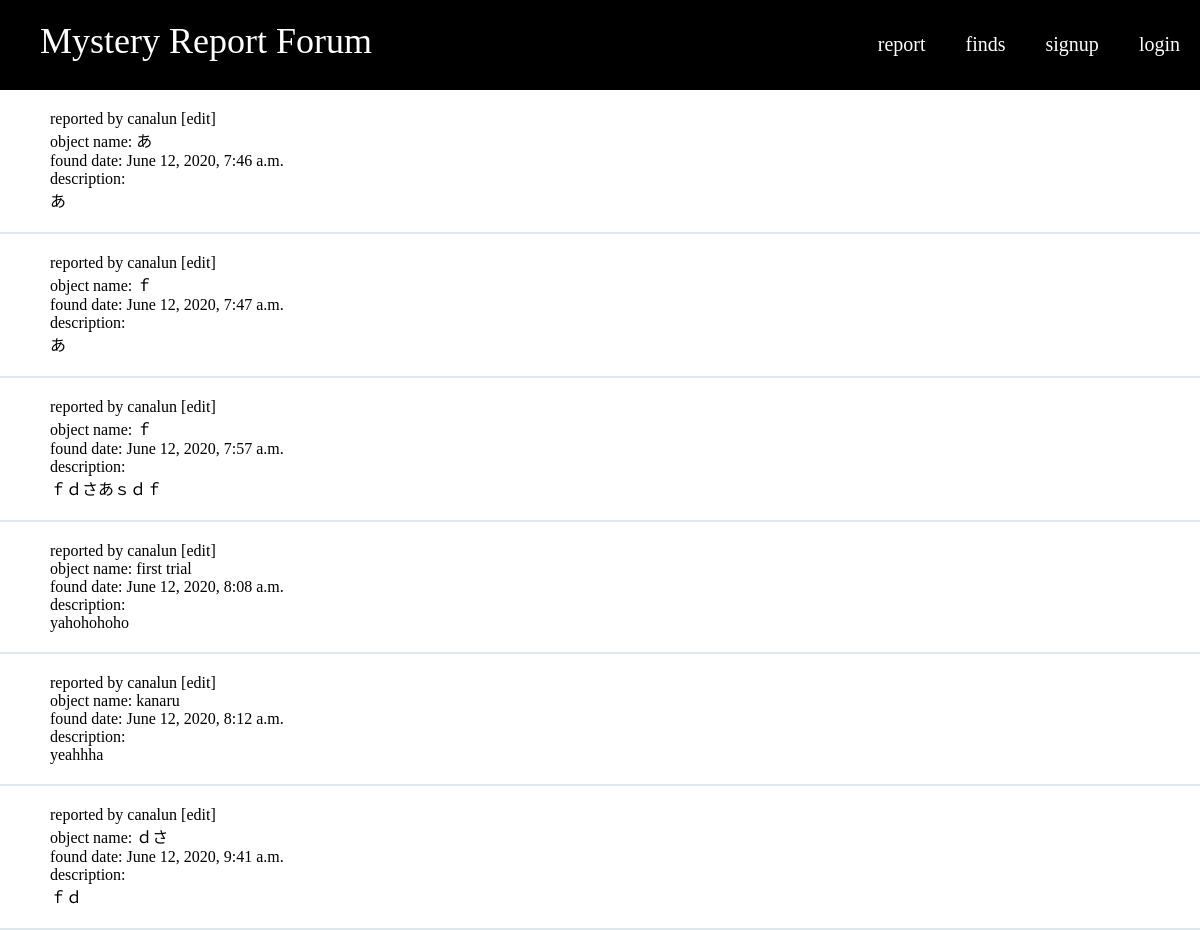
Page /finds on the committed database.
### blog/models.py (models this page shows, shortened)
class Post(models.Model):
    author = models.ForeignKey(settings.AUTH_USER_MODEL, on_delete=models.CASCADE)
    title = models.CharField(max_length=200)
    text = models.TextField()
    created_date = models.DateTimeField(default=timezone.now)
    published_date = models.DateTimeField(blank=True, null=True)

### blog/views.py (the view)
# urls.py: path("finds", views.post_list, name="finds"),
def post_list(request):
    posts = Post.objects.filter(published_date__lte=timezone.now()).order_by('published_date')
    return render(request, "blog/post_list.html", {'posts':posts})

### blog/templates/blog/post_list.html (shortened to what this page needs)
{% extends 'blog/base.html' %}
{% load static %}
  {% block content %}
    {% for post in posts %}
      <div class="post">
        <p>reported by {{ post.author }}
        <a class="edit_button" href="{% url 'post_edit' pk=post.pk %}">[edit]</a></p>
        <p>object name: {{ post.title }}</p>
        <p>found date: {{ post.published_date }}</p>
        <p>description:<br>
          {{ post.text|linebreaksbr }}</p>
      </div>
    {% endfor %}
  {% endblock %}

### blog/static/css/blog.css (style rules this page uses)
html, body, ul, ol, li, h1, h2, h3, h4, h5, h6, p, form, input, div { margin: 0; padding: 0; }
a { text-decoration: none; color:white; }
.edit_button { text-decoration: none; color:black; }
.post { padding: 20px 50px 20px 50px; border-bottom: 2px solid #dee7ec; }

### rows in the picture
Post: author "canalun", title "あ", published_date "June 12, 2020, 7:46 a.m.", text "あ"
Post: author "canalun", title "ｆ", published_date "June 12, 2020, 7:47 a.m.", text "あ"
Post: author "canalun", title "ｆ", published_date "June 12, 2020, 7:57 a.m.", text "ｆｄさあｓｄｆ"
Post: author "canalun", title "first trial", published_date "June 12, 2020, 8:08 a.m.", text "yahohohoho"
Post: author "canalun", title "kanaru", published_date "June 12, 2020, 8:12 a.m.", text "yeahhha"
Post: author "canalun", title "ｄさ", published_date "June 12, 2020, 9:41 a.m.", text "ｆｄ"
